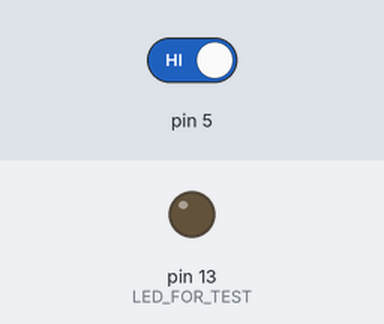
The sketch below on a simulated Arduino Uno, built with avr-gcc and run on an emulated ATmega328P. Parts: output pins drawn as LEDs (lit = HIGH). The inputs (shaded band) are chosen by the test bench; at power-on: pin 5 HIGH.

Above: at 1.2 s.
1.3 s: pin 5 driven LOW
At 2.0 s:
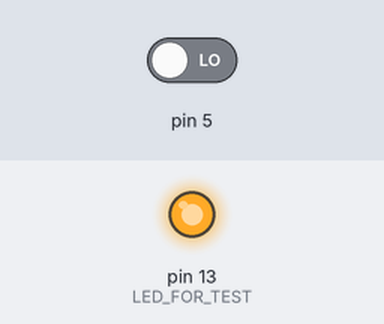
2.8 s: pin 5 driven HIGH
At 3.2 s:
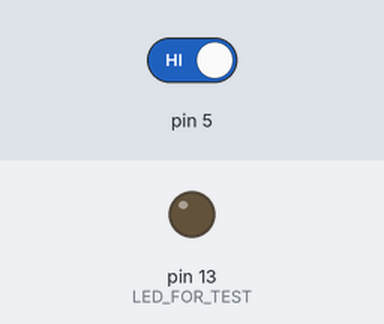
Timing chart, 0 to 5.8 s (numbered marks = the images above; inputs shaded):
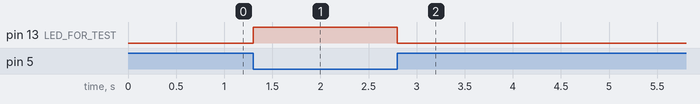

Measured:
- after the input at 1.3 s, pin 13 (LED_FOR_TEST): LOW → HIGH at once
- after the input at 2.8 s, pin 13 (LED_FOR_TEST): HIGH → LOW at once

The sketch:

touchlessEncoder.ino
```cpp
void setup() {
  pinMode( 5 , INPUT );
  pinMode(LED_BUILTIN, OUTPUT); //LED FOR TEST

  digitalWrite(LED_BUILTIN, LOW);
}

void loop() {
  if( digitalRead(5) == LOW ){
      digitalWrite(LED_BUILTIN, HIGH);
  }else{
      digitalWrite(LED_BUILTIN, LOW);
  }
}
```
